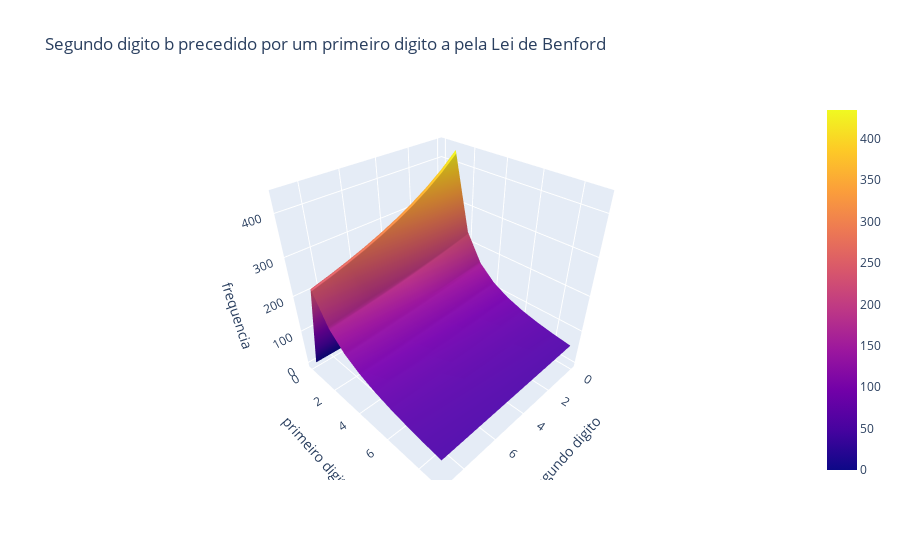

This figure's notebook cell:
### Code cell
fig = go.Figure(data=[go.Surface(z=conjunta_benford)])

digitous = [str(i) for i in digitos]

fig.update_layout(
    title='Segundo digito b precedido por um primeiro digito a pela Lei de Benford',
    scene=dict(
        xaxis_title='segundo digito',
        yaxis_title='primeiro digito',
        zaxis_title='frequencia'
    ),
    xaxis=dict(
        tickvals=digitos,
        ticktext= digitous
    ),
    yaxis=dict(
        tickvals=digitos,
        ticktext= digitous
    )
)

# Exibir o gráfico
fig.show()

### Figure 1 — Plotly figure (JSON) as saved in the notebook; plotly's stock layout.template omitted (floating-point values rounded to 4 significant figures)
{"data": [{"type": "surface", "z": [[0.0, 0.0, 0.0, 0.0, 0.0, 0.0, 0.0, 0.0, 0.0, 0.0], [434.5, 399.7, 370.1, 344.5, 322.3, 302.8, 285.4, 270.0, 256.1, 243.7], [232.3, 222.0, 212.6, 203.9, 195.9, 188.5, 181.6, 175.3, 169.3, 163.8], [158.5, 153.6, 149.1, 144.7, 140.7, 136.8, 133.2, 129.7, 126.4, 123.3], [120.3, 117.5, 114.8, 112.2, 109.8, 107.4, 105.1, 103.0, 100.9, 98.89], [97.0, 95.16, 93.38, 91.66, 90.01, 88.42, 86.88, 85.4, 83.96, 82.57], [81.15, 79.86, 78.6, 77.38, 76.2, 75.05, 73.94, 72.86, 71.81, 70.79], [69.86, 68.9, 67.96, 67.05, 66.16, 65.3, 64.45, 63.63, 62.83, 62.05], [61.34, 60.59, 59.87, 59.16, 58.47, 57.79, 57.13, 56.49, 55.86, 55.24], [54.63, 54.04, 53.47, 52.9, 52.35, 51.8, 51.27, 50.75, 50.24, 49.74]]}], "layout": {"scene": {"xaxis": {"title": {"text": "segundo digito"}}, "yaxis": {"title": {"text": "primeiro digito"}}, "zaxis": {"title": {"text": "frequencia"}}}, "title": {"text": "Segundo digito b precedido por um primeiro digito a pela Lei de Benford"}, "xaxis": {"ticktext": ["0", "1", "2", "3", "4", "5", "6", "7", "8", "9"], "tickvals": [0, 1, 2, 3, 4, 5, 6, 7, 8, 9]}, "yaxis": {"ticktext": ["0", "1", "2", "3", "4", "5", "6", "7", "8", "9"], "tickvals": [0, 1, 2, 3, 4, 5, 6, 7, 8, 9]}}}
